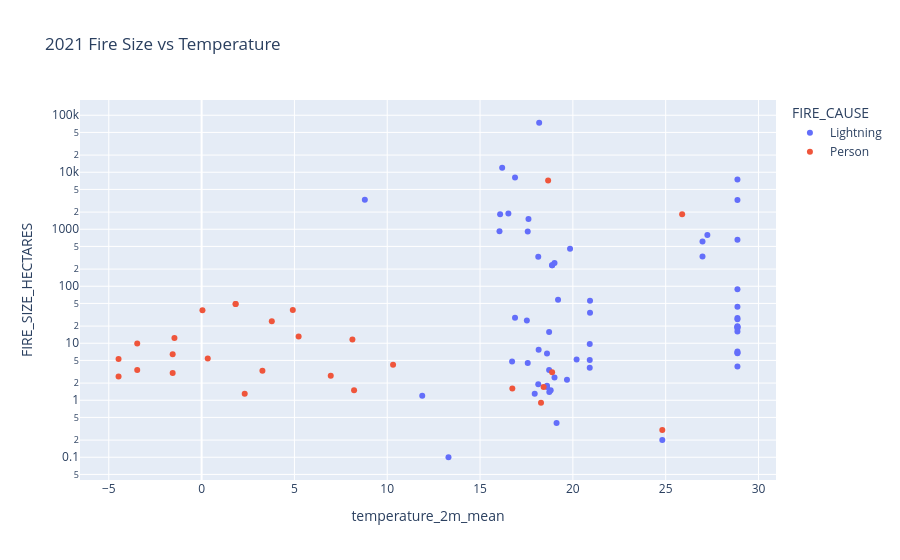
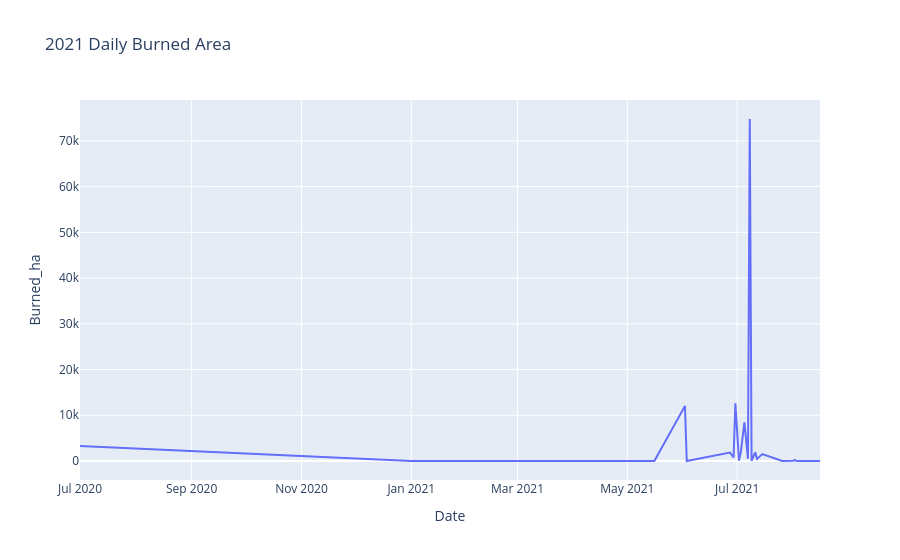

The notebook cell saved with these charts, in order:
### Code cell
import plotly.express as px

df = df_final_merged.copy()
df['FIRE_DATE'] = pd.to_datetime(df['FIRE_DATE'], errors='coerce')
df_2021 = df[df['FIRE_YEAR'] == 2021].copy()

fig1 = px.scatter(
    df_2021,
    x='temperature_2m_mean',
    y='FIRE_SIZE_HECTARES',
    color='FIRE_CAUSE',
    hover_data=['FIRE_DATE', 'Zone_Name', 'precipitation_sum', 'wind_speed_10m_max'],
    log_y=True,
    title='2021 Fire Size vs Temperature'
)
fig1.show()

daily = df_2021.groupby(df_2021['FIRE_DATE'].dt.date)['FIRE_SIZE_HECTARES'].sum().reset_index()
daily.columns = ['Date', 'Burned_ha']
fig2 = px.line(daily, x='Date', y='Burned_ha', title='2021 Daily Burned Area')
fig2.show()

fig3 = px.scatter_mapbox(
    df_2021,
    lat='latitude',
    lon='longitude',
    color='FIRE_SIZE_HECTARES',
    size='FIRE_SIZE_HECTARES',
    hover_name='Zone_Name',
    hover_data=['FIRE_DATE', 'FIRE_CAUSE'],
    zoom=4,
    mapbox_style='carto-positron',
    title='2021 Fire Locations'
)
fig3.show()

### Figure 1 — Plotly figure (JSON) as saved in the notebook; plotly's stock layout.template omitted (floating-point values rounded to 4 significant figures; data arrays with more than 128 entries replaced by an {"elided": "..."} marker saying what was removed)
{"data": [{"customdata": {"elided": "60x4 mixed values"}, "hovertemplate": "FIRE_CAUSE=Lightning<br>temperature_2m_mean=%{x}<br>FIRE_SIZE_HECTARES=%{y}<br>FIRE_DATE=%{customdata[0]}<br>Zone_Name=%{customdata[1]}<br>precipitation_sum=%{customdata[2]}<br>wind_speed_10m_max=%{customdata[3]}<extra></extra>", "legendgroup": "Lightning", "marker": {"color": "#636efa", "symbol": "circle"}, "mode": "markers", "name": "Lightning", "orientation": "v", "showlegend": true, "type": "scatter", "x": [19.85, 18.8, 16.08, 16.05, 18.16, 18.88, 18.88, 16.53, 17.57, 13.3, 20.2, 18.73, 19.12, 16.73, 16.19, 18.72, 18.61, 18.61, 18.61, 28.87, 28.87, 28.87, 20.92, 18.14, 18.14, 18.18, 28.87, 28.87, 28.87, 28.87, 28.87, 28.87, 28.87, 28.87, 8.793, 20.92, 26.98, 26.98, 18.72, 17.61, 19.01, 17.52, 19.68, 19.01, 19.2, 11.89, 28.87, 28.87, 28.87, 28.87, 28.87, 20.91, 27.25, 20.91, 20.91, 24.82, 17.94, 16.88, 16.88, 17.57], "xaxis": "x", "y": [454.3, 1.5, 1833.0, 924.4, 7.7, 233.0, 233.0, 1886.0, 4.5, 0.1, 5.2, 1.4, 0.4, 4.8, 12040.0, 15.7, 6.6, 1.7, 1.8, 652.3, 18.2, 19.0, 55.9, 1.9, 330.1, 73860.0, 6.8, 7.2, 89.0, 27.8, 26.3, 43.5, 19.5, 19.8, 3278.0, 34.2, 333.9, 609.3, 3.4, 1517.0, 2.5, 25.1, 2.3, 255.5, 57.7, 1.2, 16.0, 6.7, 3.9, 7453.0, 3256.0, 5.1, 790.3, 9.7, 3.7, 0.2, 1.3, 8086.0, 28.0, 914.2], "yaxis": "y"}, {"customdata": [["2021-04-02T00:00:00", "Chilcotin Fire Zone", 1.613, 2.945], ["2021-04-02T00:00:00", "Chilcotin Fire Zone", 1.613, 2.945], ["2021-04-06T00:00:00", "Chilcotin Fire Zone", 1.678, 3.213], ["2021-04-10T00:00:00", "Chilcotin Fire Zone", 0.5438, 3.187], ["2021-04-11T00:00:00", "Chilcotin Fire Zone", 0.0355, 1.595], ["2021-04-11T00:00:00", "Chilcotin Fire Zone", 0.0355, 1.595], ["2021-04-10T00:00:00", "Chilcotin Fire Zone", 0.5438, 3.187], ["2021-04-13T00:00:00", "Chilcotin Fire Zone", 0, 1.003], ["2021-04-15T00:00:00", "Chilcotin Fire Zone", 0, 0.7681], ["2021-04-19T00:00:00", "Chilcotin Fire Zone", 0, 0.8868], ["2021-04-21T00:00:00", "Chilcotin Fire Zone", 0.08662, 3.767], ["2021-04-24T00:00:00", "Chilcotin Fire Zone", 1.942, 0.1593], ["2021-05-15T00:00:00", "Chilcotin Fire Zone", 0.08894, 2.667], ["2021-05-16T00:00:00", "Chilcotin Fire Zone", 2.588, 3.56], ["2021-07-01T00:00:00", "Chilcotin Fire Zone", 1.038, 2.768], ["2021-07-31T00:00:00", "Chilcotin Fire Zone", 0.5312, 2.97], ["2021-08-12T00:00:00", "Quesnel Fire Zone", 0, 2.065], ["2021-04-15T00:00:00", "Central Cariboo Fire Zone", 0, 0.7474], ["2021-04-22T00:00:00", "Central Cariboo Fire Zone", 0.1622, 2.349], ["2021-04-22T00:00:00", "Central Cariboo Fire Zone", 0.1622, 2.349], ["2021-06-27T00:00:00", "Central Cariboo Fire Zone", 3.96e-05, 1.335], ["2021-04-17T00:00:00", "100 Mile House Fire Zone", 0, 1.609], ["2021-04-23T00:00:00", "100 Mile House Fire Zone", 0.006603, 1.601], ["2021-06-03T00:00:00", "100 Mile House Fire Zone", 0.5238, 3.219], ["2021-01-01T00:00:00", "Quesnel Fire Zone", 4.925, 3.932], ["2021-06-30T00:00:00", "Quesnel Fire Zone", 0.9612, 3.153], ["2021-07-07T00:00:00", "Quesnel Fire Zone", 0.4645, 3.129]], "hovertemplate": "FIRE_CAUSE=Person<br>temperature_2m_mean=%{x}<br>FIRE_SIZE_HECTARES=%{y}<br>FIRE_DATE=%{customdata[0]}<br>Zone_Name=%{customdata[1]}<br>precipitation_sum=%{customdata[2]}<br>wind_speed_10m_max=%{customdata[3]}<extra></extra>", "legendgroup": "Person", "marker": {"color": "#EF553B", "symbol": "circle"}, "mode": "markers", "name": "Person", "orientation": "v", "showlegend": true, "type": "scatter", "x": [-1.559, -1.559, 0.3311, -4.474, -3.469, -3.469, -4.474, 0.04556, 5.227, 3.276, 4.914, 2.322, 8.124, 8.214, 18.67, 18.42, 18.28, 6.957, 1.831, 1.831, 25.89, 10.31, 3.782, 16.74, -1.463, 24.82, 18.88], "xaxis": "x", "y": [6.4, 3.0, 5.4, 2.6, 9.9, 3.4, 5.3, 37.9, 13.1, 3.3, 38.4, 1.3, 11.6, 1.5, 7195.0, 1.7, 0.9, 2.7, 48.7, 48.7, 1834.0, 4.2, 24.4, 1.6, 12.4, 0.3, 3.1], "yaxis": "y"}], "layout": {"legend": {"title": {"text": "FIRE_CAUSE"}, "tracegroupgap": 0}, "title": {"text": "2021 Fire Size vs Temperature"}, "xaxis": {"anchor": "y", "domain": [0, 1], "title": {"text": "temperature_2m_mean"}}, "yaxis": {"anchor": "x", "domain": [0, 1], "title": {"text": "FIRE_SIZE_HECTARES"}, "type": "log"}}}

### Figure 2 — Plotly figure (JSON) as saved in the notebook; plotly's stock layout.template omitted (floating-point values rounded to 4 significant figures)
{"data": [{"hovertemplate": "Date=%{x}<br>Burned_ha=%{y}<extra></extra>", "legendgroup": "", "line": {"color": "#636efa", "dash": "solid"}, "marker": {"symbol": "circle"}, "mode": "lines", "name": "", "orientation": "v", "showlegend": false, "type": "scatter", "x": ["2020-07-01", "2021-01-01", "2021-04-02", "2021-04-06", "2021-04-10", "2021-04-11", "2021-04-13", "2021-04-15", "2021-04-17", "2021-04-19", "2021-04-21", "2021-04-22", "2021-04-23", "2021-04-24", "2021-05-15", "2021-05-16", "2021-06-02", "2021-06-03", "2021-06-27", "2021-06-29", "2021-06-30", "2021-07-01", "2021-07-02", "2021-07-03", "2021-07-05", "2021-07-07", "2021-07-08", "2021-07-09", "2021-07-10", "2021-07-11", "2021-07-12", "2021-07-15", "2021-07-26", "2021-07-31", "2021-08-01", "2021-08-02", "2021-08-03", "2021-08-05", "2021-08-11", "2021-08-12", "2021-08-16"], "xaxis": "x", "y": [3278.0, 12.4, 9.4, 5.4, 7.9, 13.3, 37.9, 15.8, 4.2, 3.3, 38.4, 97.4, 24.4, 1.3, 11.6, 1.5, 12040.0, 1.6, 1834.0, 790.3, 12610.0, 7214.0, 91.4, 1833.0, 8446.0, 469.1, 74790.0, 19.1, 928.8, 1887.0, 454.3, 1517.0, 0.1, 6.9, 34.2, 258.4, 2.3, 4.8, 57.7, 0.9, 1.2], "yaxis": "y"}], "layout": {"legend": {"tracegroupgap": 0}, "title": {"text": "2021 Daily Burned Area"}, "xaxis": {"anchor": "y", "domain": [0, 1], "title": {"text": "Date"}}, "yaxis": {"anchor": "x", "domain": [0, 1], "title": {"text": "Burned_ha"}}}}
